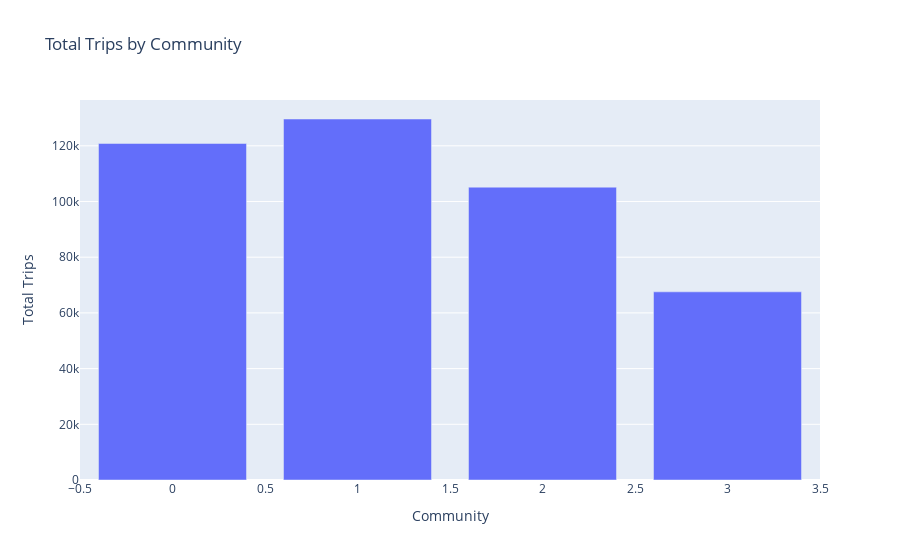
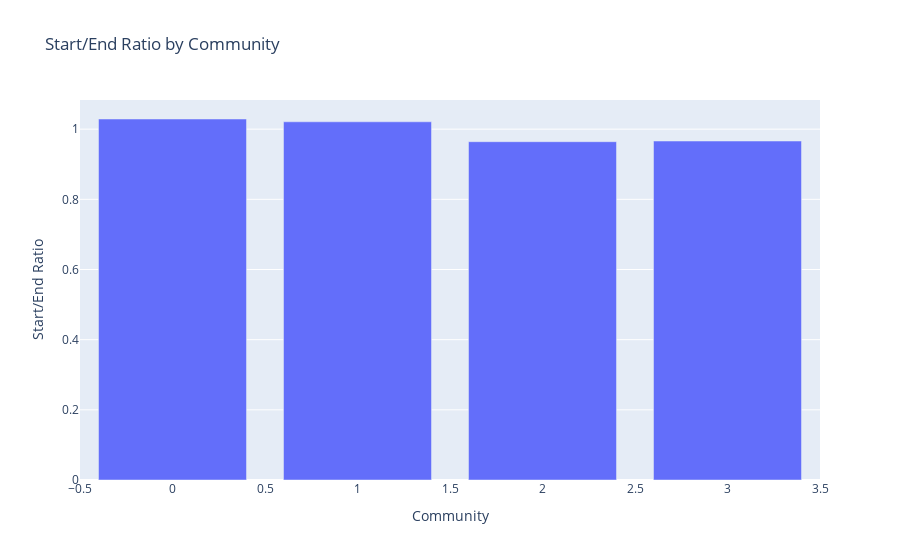

Notebook code cell kept with these figures, in order:
### Code cell
import plotly.express as px
import pandas as pd

file_path = 'station_trip_counts_with_communities.csv'
df = pd.read_csv(file_path)
# Create a bar plot for total trips by community
fig = px.bar(
    community_trip_counts_sorted,
    x='Community', 
    y='Total Trips',
    title='Total Trips by Community',
    labels={'Community': 'Community', 'Total Trips': 'Total Trips'},
    hover_data={'Start Count': True, 'End Count': True, 'Start/End': True}
)
fig.show()

# Create a bar plot for Start/End ratio by community
fig = px.bar(
    community_trip_counts_sorted,
    x='Community',
    y='Start/End',
    title='Start/End Ratio by Community',
    labels={'Community': 'Community', 'Start/End': 'Start/End Ratio'},
    hover_data={'Start Count': True, 'End Count': True, 'Total Trips': True}
)
fig.show()

### Figure 1 — Plotly figure (JSON) as saved in the notebook; plotly's stock layout.template omitted (floating-point values rounded to 4 significant figures)
{"data": [{"alignmentgroup": "True", "customdata": [[65483, 64135, 1.021], [61279, 59554, 1.029], [51615, 53526, 0.9643], [33200, 34362, 0.9662]], "hovertemplate": "Community=%{x}<br>Total Trips=%{y}<br>Start Count=%{customdata[0]}<br>End Count=%{customdata[1]}<br>Start/End=%{customdata[2]}<extra></extra>", "legendgroup": "", "marker": {"color": "#636efa", "pattern": {"shape": ""}}, "name": "", "offsetgroup": "", "orientation": "v", "showlegend": false, "textposition": "auto", "type": "bar", "x": [1, 0, 2, 3], "xaxis": "x", "y": [129618, 120833, 105141, 67562], "yaxis": "y"}], "layout": {"autosize": true, "barmode": "relative", "legend": {"tracegroupgap": 0}, "title": {"text": "Total Trips by Community"}, "xaxis": {"anchor": "y", "autorange": true, "domain": [0, 1], "range": [-0.5, 3.5], "title": {"text": "Community"}, "type": "linear"}, "yaxis": {"anchor": "x", "autorange": true, "domain": [0, 1], "range": [0, 136440], "title": {"text": "Total Trips"}, "type": "linear"}}}

### Figure 2 — Plotly figure (JSON) as saved in the notebook; plotly's stock layout.template omitted (floating-point values rounded to 4 significant figures)
{"data": [{"alignmentgroup": "True", "customdata": [[65483, 64135, 129618], [61279, 59554, 120833], [51615, 53526, 105141], [33200, 34362, 67562]], "hovertemplate": "Community=%{x}<br>Start/End Ratio=%{y}<br>Start Count=%{customdata[0]}<br>End Count=%{customdata[1]}<br>Total Trips=%{customdata[2]}<extra></extra>", "legendgroup": "", "marker": {"color": "#636efa", "pattern": {"shape": ""}}, "name": "", "offsetgroup": "", "orientation": "v", "showlegend": false, "textposition": "auto", "type": "bar", "x": [1, 0, 2, 3], "xaxis": "x", "y": [1.021, 1.029, 0.9643, 0.9662], "yaxis": "y"}], "layout": {"autosize": true, "barmode": "relative", "legend": {"tracegroupgap": 0}, "title": {"text": "Start/End Ratio by Community"}, "xaxis": {"anchor": "y", "autorange": true, "domain": [0, 1], "range": [-0.5, 3.5], "title": {"text": "Community"}, "type": "linear"}, "yaxis": {"anchor": "x", "autorange": true, "domain": [0, 1], "range": [0, 1.083], "title": {"text": "Start/End Ratio"}, "type": "linear"}}}
